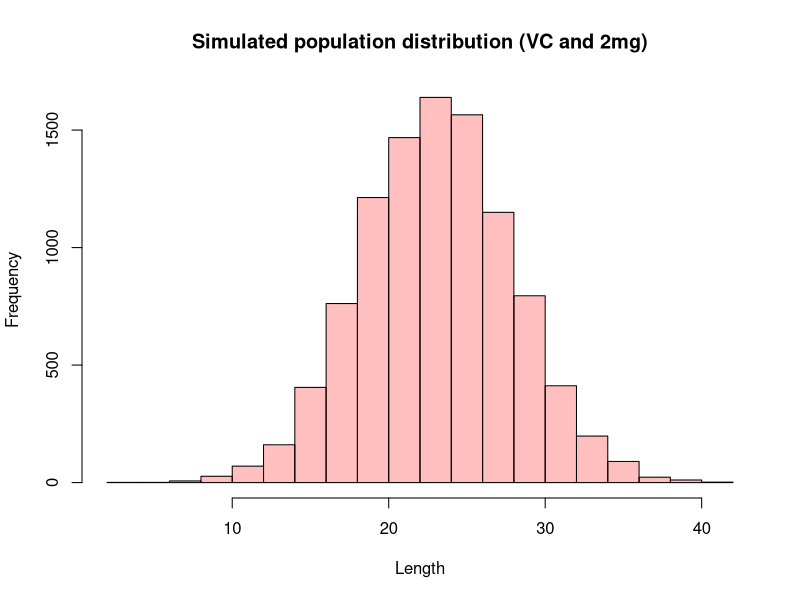
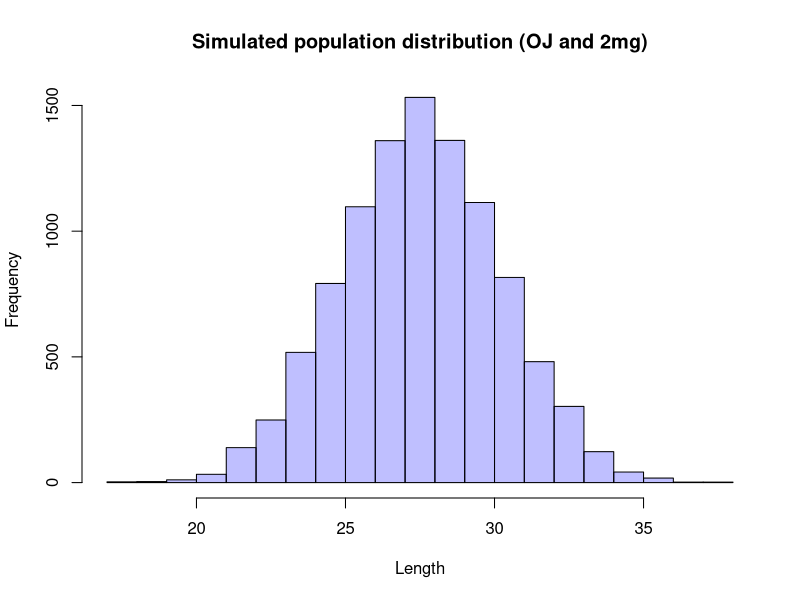
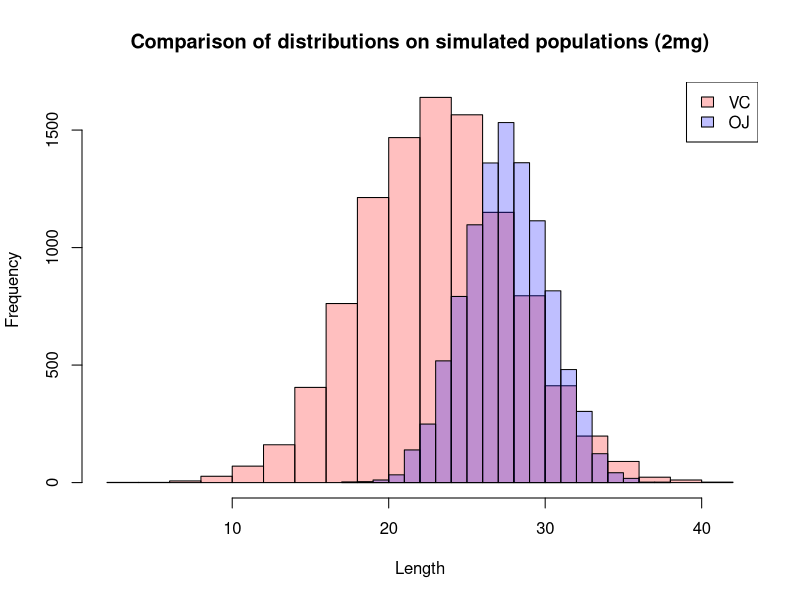

Write R code to recreate these figures, in order.
## ---- chunk 1
library("datasets")
data("ToothGrowth")
str(ToothGrowth)
summary(ToothGrowth$supp)
## ---- chunk 2
library("reshape2")
obs <- rep(c(1:10))
TG <- cbind(ToothGrowth, obs)
wideTG <- dcast(TG, supp + dose ~ obs, value.var = "len")
names(wideTG)[-(1 : 2)] <- paste("len", names(wideTG)[-(1 : 2)], sep = "")
mean <- apply(wideTG[,3:12], 1, mean)
sd <- apply(wideTG[,3:12], 1, sd)
wideTG <- cbind(wideTG, mean, sd)
wideTG[,c(1,2,13,14)]
## ---- chunk 3
c95Fn <- function(row) {
    row[1] + c(-1, 1) * qt(.975, 9) * row[2] / sqrt(10)
}
c95 <- t(apply(wideTG[,13:14], 1, c95Fn))
tq25 <- c95[,1]
tq975 <- c95[,2]
wideTG <- cbind(wideTG, tq25, tq975)
wideTG[order(wideTG$dose, wideTG$supp), c(2, 1, 13, 14, 15, 16)]
## ---- chunk 4
t.test(wideTG[3,3:12], mu=27.5)
## ---- chunk 5
t.test(wideTG[6,3:12], mu=23)
## ---- chunk 6
set.seed(123456)
popVC <- hist(rnorm(n=10000, mean=23, sd=4.8), xlab = "Length", col=rgb(1,0,0,1/4),
              main = "Simulated population distribution (VC and 2mg)")
popOJ <- hist(rnorm(n=10000, mean=27.5, sd=2.66), xlab = "Length", col=rgb(0,0,1,1/4),
              main = "Simulated population distribution (OJ and 2mg)")

plot(popVC, col=rgb(1,0,0,1/4), xlab = "Length",
     main = "Comparison of distributions on simulated populations (2mg)")
plot(popOJ, col=rgb(0,0,1,1/4), add=T)
legend("topright", c("VC", "OJ"), fill=c(rgb(1,0,0,1/4), rgb(0,0,1,1/4)))
